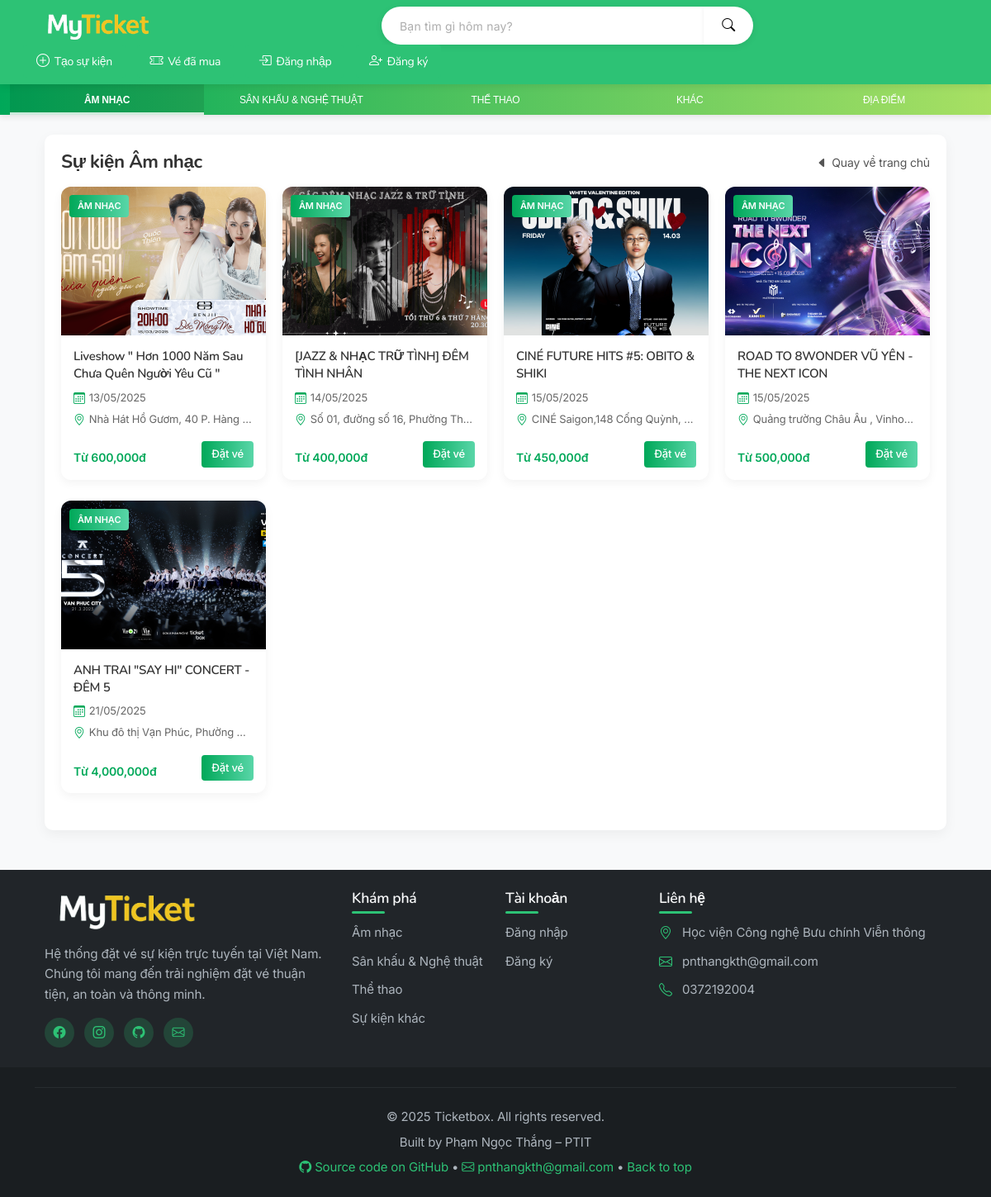
/?category=concert, run on the app's committed database.
### app/models.py (models this page shows, shortened)
class Event(models.Model):
    CATEGORY_CHOICES = [
        ('concert', 'Âm nhạc'),
        ('theater', 'Sân khấu & Nghệ Thuật'),
        ('sports', 'Thể thao'),
        ('conference', ''),
        ('other', 'Khác'),
    ]
    title = models.CharField(max_length=200, verbose_name="Tên sự kiện")
    description = models.TextField(verbose_name="Mô tả")
    category = models.CharField(max_length=20, choices=CATEGORY_CHOICES, default='other', verbose_name="Thể loại")
    location = models.CharField(max_length=200, verbose_name="Địa điểm")
    image = models.ImageField(upload_to='events/', blank=True, null=True, verbose_name="Ảnh sự kiện")
    @property
    def earliest_date(self):
        session = self.sessions.order_by('start_time').first()
        return session.start_time if session else None
    @property
    def lowest_price(self):
        sessions = self.sessions.all()
        min_price = None
        for session in sessions:
            ticket_types = session.ticket_types.all()
            for ticket in ticket_types:
                if min_price is None or ticket.price < min_price:
                    min_price = ticket.price
        return min_price

class EventSession(models.Model):
    event = models.ForeignKey(Event, on_delete=models.CASCADE, related_name='sessions', verbose_name="Sự kiện")
    start_time = models.DateTimeField(verbose_name="Thời gian bắt đầu")
    end_time = models.DateTimeField(verbose_name="Thời gian kết thúc", null=True, blank=True)
    is_active = models.BooleanField(default=True, verbose_name="Đang hoạt động")
    class Meta:
        verbose_name = "Mốc thời gian"
        verbose_name_plural = "Mốc thời gian"
        ordering = ['start_time']

class TicketType(models.Model):
    session = models.ForeignKey(EventSession, on_delete=models.CASCADE, related_name='ticket_types', verbose_name="Mốc thời gian")
    name = models.CharField(max_length=100, verbose_name="Tên loại vé")
    price = models.DecimalField(max_digits=10, decimal_places=0, verbose_name="Giá vé")
    description = models.TextField(blank=True, null=True, verbose_name="Mô tả")
    quantity = models.PositiveIntegerField(default=100, verbose_name="Số lượng vé")
    min_quantity_per_order = models.PositiveIntegerField(default=1, verbose_name="Số lượng vé tối thiểu mỗi đơn")
    max_quantity_per_order = models.PositiveIntegerField(default=10, verbose_name="Số lượng vé tối đa mỗi đơn")
    sale_start_time = models.DateTimeField(verbose_name="Thời gian bắt đầu bán vé", default=timezone.now)
    sale_end_time = models.DateTimeField(verbose_name="Thời gian kết thúc bán vé")
    ticket_info = models.TextField(blank=True, null=True, verbose_name="Thông tin vé bổ sung")
    ticket_image = models.ImageField(upload_to='tickets/images/', verbose_name="Hình ảnh vé", blank=True, null=True)
    class Meta:
        verbose_name = "Loại vé"
        verbose_name_plural = "Loại vé"

### app/views.py (the view, shortened to what this page needs)
# urls.py: path('', views.home_view, name='home'),
def home_view(request):
    try:
        search_query = request.GET.get('q', '')
        category_filter = request.GET.get('category', '')
        category_display_map = {
            'concert': 'Âm nhạc',
            'theater': 'Sân khấu & Nghệ thuật',
            'sports': 'Thể thao',
            'conference': 'Hội nghị',
            'other': 'Khác',
        }
        active_category_display = category_display_map.get(category_filter, '')
        now = timezone.now()
        upcoming_events = Event.objects.filter(
            sessions__start_time__gte=now,
            sessions__is_active=True
        ).distinct().order_by('sessions__start_time')
        banner_events = upcoming_events[:4]
        featured_events = upcoming_events[4:7] if len(upcoming_events) > 4 else []
        search_results = []
        if search_query or category_filter:
            base_query = Event.objects.filter(
                sessions__start_time__gte=now,
                sessions__is_active=True
            ).distinct()
            if search_query:
                base_query = base_query.filter(
                    Q(title__icontains=search_query) |
                    Q(description__icontains=search_query) |
                    Q(location__icontains=search_query)
                )
            if category_filter:
                base_query = base_query.filter(category=category_filter)
            search_results = base_query.order_by('sessions__start_time')[:12]
            music_events = []
            arts_events = []
            sports_events = []
            other_events = []
        is_filtered = 'category' in request.GET or 'q' in request.GET
        return render(request, 'app/home.html', {
            'banner_events': banner_events,
            'featured_events': featured_events,
            'music_events': music_events,
            'arts_events': arts_events,
            'sports_events': sports_events,
            'other_events': other_events,
            'search_query': search_query,
            'active_category': category_filter,
            'active_category_display': active_category_display,
            'search_results': search_results,
            'is_filtered': is_filtered,
        })
    except Exception as e:
        messages.error(request, f"Có lỗi xảy ra khi tải trang chủ: {str(e)}. Vui lòng thử lại sau.")
        return render(request, 'app/home.html', {
            'banner_events': [],
            'featured_events': [],
            'music_events': [],
            'arts_events': [],
            'sports_events': [],
            'other_events': [],
            'search_results': [],
        })

### app/templates/app/home.html (shortened to what this page needs)
{% extends 'app/base.html' %}
{% load static %}
{% load humanize %}
{% block content %}
<div class="container mt-4">
    {% if search_query or active_category %}
        <div class="search-results">
            <div class="d-flex justify-content-between align-items-center mb-3">
                <h3 class="search-title m-0">
                    {% if search_query and active_category %}
                        Kết quả tìm kiếm cho "{{ search_query }}" trong {{ active_category_display }}
                    {% elif search_query %}
                        Kết quả tìm kiếm cho "{{ search_query }}"
                    {% elif active_category %}
                        Sự kiện {{ active_category_display }}
                    {% endif %}
                </h3>
                <a href="{% url 'home' %}" class="btn-back">
                    <i class="bi bi-caret-left-fill"></i> Quay về trang chủ
                </a>
            </div>
            {% if search_results %}
                <div class="event-grid">
                    {% for event in search_results %}
                    <div class="event-card">
                        <div class="category-badge {% if event.category == 'concert' %}music-badge{% elif event.category == 'theater' %}arts-badge{% elif event.category == 'sports' %}sports-badge{% else %}others-badge{% endif %}">
                            {{ event.get_category_display|default:"Khác" }}
                        </div>
                        <a href="{% url 'event_detail' event.id %}">
                            <div class="event-img-container">
                                {% if event.image %}
                                    <img src="{{ event.image.url }}" class="event-img" alt="{{ event.title }}" loading="lazy">
                                {% else %}
                                    <img src="{% static 'app/images/default-event.jpg' %}" class="event-img" alt="Default Image" loading="lazy">
                                {% endif %}
                            </div>
                        </a>
                        <div class="event-content">
                            <h5 class="event-title">{{ event.title }}</h5>
                            <div class="event-meta">
                                <i class="bi bi-calendar3"></i>
                                {% if event.earliest_date %}
                                    {{ event.earliest_date|date:"d/m/Y" }}
                                {% else %}
                                    Chưa xác định
                                {% endif %}
                            </div>
                            <div class="event-meta">
                                <i class="bi bi-geo-alt"></i>
                                <span class="location-truncate" style="white-space: nowrap; overflow: hidden; text-overflow: ellipsis;">
                                {% if event.location %}{{ event.location }}{% else %}Đang cập nhật{% endif %}
                                </span>
                            </div>
                            <div class="d-flex justify-content-between align-items-center mt-3">
                                <div class="event-price">
                                    {% if event.lowest_price %}Từ {{ event.lowest_price|floatformat:0|intcomma }}đ{% else %}Liên hệ{% endif %}
                                </div>
                                <a href="{% url 'event_detail' event.id %}" class="btn btn-primary">Đặt vé</a>
                            </div>
                        </div>
                    </div>
                    {% endfor %}
                </div>
            {% endif %}
        </div>
    {% endif %}
</div>
{% endblock %}

### app/static/app/css/style.css (style rules this page uses)
:root { --primary-color: rgb(45, 194, 117); --primary-hover: rgb(45, 194, 117); --dark-bg: #333333; --card-bg: #222222; --text-color: #ffffff; --error-color: #dc3545; --input-bg: #444444; --input-border: #555555; }
body { font-family: 'Inter', -apple-system, BlinkMacSystemFont, sans-serif; color: #f8f9fa; background-color: #333333; -webkit-font-smoothing: antialiased; -moz-osx-font-smoothing: grayscale; letter-spacing: -0.01em; }
h1, h2, h3, h4, h5, h6, .card-title, .navbar .btn { font-family: 'Nunito', 'Inter', sans-serif; letter-spacing: -0.02em; }

### app/templates/app/base.html (style rules this page uses)
:root { --primary-color: rgb(45, 194, 117); --primary-hover: rgb(40, 175, 105); --primary-dark: rgb(35, 160, 95); --white: #ffffff; --light-gray: #f8f9fa; --dark-gray: #333333; --border-radius: 50px; --box-shadow: 0 4px 12px rgba(0, 0, 0, 0.1); --transition: all 0.3s cubic-bezier(0.165, 0.84, 0.44, 1); }

### app/templates/app/home.html (style rules this page uses)
:root { --card-radius: 12px; --animation-speed: 0.3s; --primary-green: #00a859; --light-green: #59d6a8; --teal-blue: #4ba6da; --light-blue: #79c9f5; --card-shadow: 0 4px 12px rgba(0, 0, 0, 0.05); --hover-shadow: 0 8px 18px rgba(0, 0, 0, 0.1); --section-bg: #ffffff; }
body { background-color: #f8f9fa; }
.event-grid { display: flex; flex-wrap: wrap; margin: 0 -10px; }
.event-card { flex: 0 0 calc(25% - 20px); margin: 0 10px 25px; background: #ffffff; border-radius: var(--card-radius); overflow: hidden; box-shadow: var(--card-shadow); transition: all var(--animation-speed); border: none; position: relative; }
.event-img-container { position: relative; overflow: hidden; height: 180px; }
.event-img { width: 100%; height: 100%; object-fit: cover; transition: all 0.5s ease; }
.event-content { padding: 15px; }
.event-title { font-weight: 600; font-size: 15px; line-height: 1.4; margin-bottom: 8px; color: #333; overflow: hidden; display: -webkit-box; -webkit-line-clamp: 2; -webkit-box-orient: vertical; height: 42px; }
.event-meta { font-size: 13px; color: #666; display: flex; align-items: center; margin-bottom: 5px; }
.event-meta i { color: var(--primary-green); margin-right: 5px; font-size: 14px; }
.event-price { font-size: 14px; font-weight: 600; color: var(--primary-green); margin-top: 8px; }
.category-badge { position: absolute; top: 10px; left: 10px; padding: 5px 10px; border-radius: 4px; font-size: 11px; font-weight: 600; text-transform: uppercase; color: white; z-index: 2; }
.music-badge { background: linear-gradient(to right, var(--primary-green), var(--light-green)); }
.search-results { background-color: white; border-radius: 10px; padding: 20px; margin-bottom: 30px; box-shadow: 0 5px 15px rgba(0, 0, 0, 0.05); }
.search-title { font-weight: 700; color: #333; margin-bottom: 20px; font-size: 1.4rem; }
.btn-back { color: #555; text-decoration: none; display: inline-flex; align-items: center; font-size: 14px; }
.btn-back i { margin-right: 5px; }
.btn-primary { background: linear-gradient(to right, var(--primary-green), var(--light-green)); border: none; border-radius: 4px; color: white; padding: 6px 12px; font-size: 13px; font-weight: 500; transition: all 0.3s ease; }

### data on the page
Event: category "ÂM NHẠC", image (picture), title "Liveshow \" Hơn 1000 Năm Sau Chưa Quên Người Yêu Cũ \"", earliest_date "13/05/2025", location "Nhà Hát Hồ Gươm, 40 P. Hàng…", lowest_price "600,000"
Event: category "ÂM NHẠC", image (picture), title "[JAZZ & NHẠC TRỮ TÌNH] ĐÊM TÌNH NHÂN", earliest_date "14/05/2025", location "Số 01, đường số 16, Phường Th…", lowest_price "400,000"
Event: category "ÂM NHẠC", image (picture), title "CINÉ FUTURE HITS #5: OBITO & SHIKI", earliest_date "15/05/2025", location "CINÉ Saigon,148 Cống Quỳnh,…", lowest_price "450,000"
Event: category "ÂM NHẠC", image (picture), title "ROAD TO 8WONDER VŨ YÊN - THE NEXT ICON", earliest_date "15/05/2025", location "Quảng trường Châu Âu , Vinho…", lowest_price "500,000"
Event: category "ÂM NHẠC", image (picture), title "ANH TRAI \"SAY HI\" CONCERT - ĐÊM 5", earliest_date "21/05/2025", location "Khu đô thị Vạn Phúc, Phường…", lowest_price "4,000,000"

### other printed values
{{ active_category_display }} "Âm nhạc"
